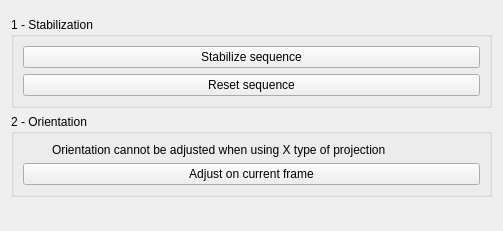
<?xml version="1.0" encoding="UTF-8"?>
<ui version="4.0">
 <class>StabilizationWidget</class>
 <widget class="QWidget" name="StabilizationWidget">
  <property name="geometry">
   <rect>
    <x>0</x>
    <y>0</y>
    <width>503</width>
    <height>231</height>
   </rect>
  </property>
  <property name="windowTitle">
   <string>Stabilization</string>
  </property>
  <layout class="QVBoxLayout" name="verticalLayout">
   <item>
    <widget class="TimeSequenceWidget" name="timeSequence" native="true"/>
   </item>
   <item>
    <widget class="QGroupBox" name="stabilizationGroupBox">
     <property name="title">
      <string>1 - Stabilization</string>
     </property>
     <layout class="QVBoxLayout" name="verticalLayout_3">
      <item>
       <widget class="QPushButton" name="computeOnRangeButton">
        <property name="text">
         <string>Stabilize sequence</string>
        </property>
       </widget>
      </item>
      <item>
       <widget class="QPushButton" name="resetButton">
        <property name="text">
         <string>Reset sequence</string>
        </property>
       </widget>
      </item>
     </layout>
    </widget>
   </item>
   <item>
    <widget class="QGroupBox" name="groupBox_2">
     <property name="title">
      <string>2 - Orientation</string>
     </property>
     <layout class="QGridLayout" name="gridLayout">
      <item row="0" column="1">
       <widget class="QLabel" name="orientationWarningLabel">
        <property name="text">
         <string notr="true">Orientation cannot be adjusted when using X type of projection</string>
        </property>
       </widget>
      </item>
      <item row="0" column="0">
       <widget class="QLabel" name="labelWarningIcon">
        <property name="maximumSize">
         <size>
          <width>23</width>
          <height>23</height>
         </size>
        </property>
        <property name="text">
         <string notr="true"/>
        </property>
        <property name="pixmap">
         <pixmap resource="../../../libvideostitch-gui/libvideostitch-gui.qrc">:/assets/images/warning.png</pixmap>
        </property>
        <property name="scaledContents">
         <bool>true</bool>
        </property>
       </widget>
      </item>
      <item row="1" column="0" colspan="2">
       <widget class="QPushButton" name="editOrientationButton">
        <property name="text">
         <string>Adjust on current frame</string>
        </property>
        <property name="checkable">
         <bool>true</bool>
        </property>
        <property name="vs-checkable-button" stdset="0">
         <bool>true</bool>
        </property>
       </widget>
      </item>
     </layout>
    </widget>
   </item>
   <item>
    <spacer name="verticalSpacer">
     <property name="orientation">
      <enum>Qt::Vertical</enum>
     </property>
     <property name="sizeHint" stdset="0">
      <size>
       <width>20</width>
       <height>40</height>
      </size>
     </property>
    </spacer>
   </item>
  </layout>
 </widget>
 <customwidgets>
  <customwidget>
   <class>TimeSequenceWidget</class>
   <extends>QWidget</extends>
   <header>../src/widgets/timesequence.hpp</header>
   <container>1</container>
  </customwidget>
 </customwidgets>
 <resources>
  <include location="../../../libvideostitch-gui/libvideostitch-gui.qrc"/>
 </resources>
 <connections/>
</ui>
